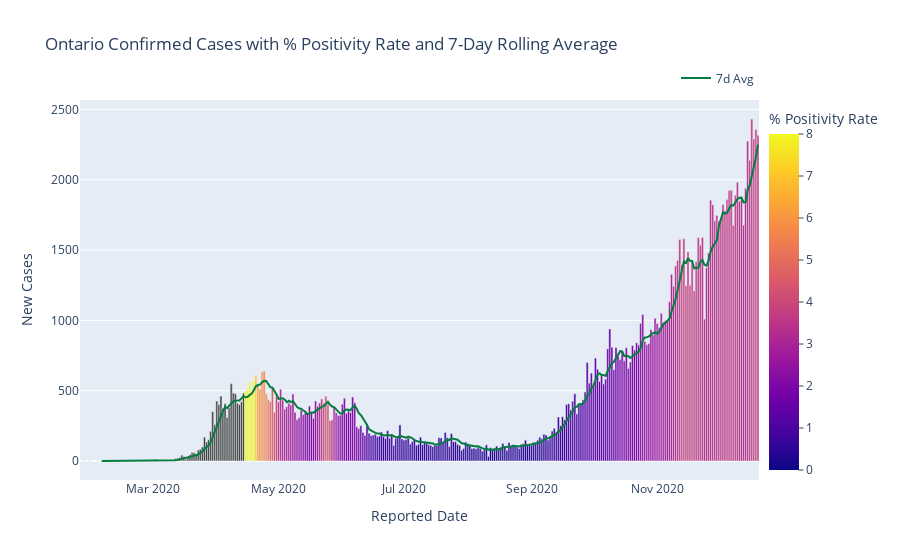

Notebook source saved alongside this figure:
### Code cell
#hide_input

# report daily case load and % positivity

fig_conf = px.bar(df_testing,
              x='Reported Date',
              y='New Cases',
              color='7 Day Avg Percent Positivity', range_color=[0,8],
              title='Ontario Confirmed Cases with % Positivity Rate and 7-Day Rolling Average',
              labels={'7 Day Avg Percent Positivity': '% Positivity Rate'}
              )
fig_conf.update_layout(bargap=0)

fig_conf.update_layout(coloraxis_colorbar=dict(yanchor="top", y=1, x=1,
                                          ticks="outside",
                                          ticksuffix=""))

fig_conf.add_trace(go.Scatter(
    x=df_testing['Reported Date'],
    y=df_testing['New Cases 7 Day Average'],
    mode='lines',
    name='7d Avg',
    line=dict(color="#057D41", dash="solid")
    ))

fig_conf.update_layout(legend=dict(
    orientation="h",
    yanchor="bottom",
    y=1.02,
    xanchor="right",
    x=1,))

### Figure 1 — Plotly figure (JSON) as saved in the notebook; plotly's stock layout.template omitted (floating-point values rounded to 4 significant figures; data arrays with more than 128 entries replaced by an {"elided": "..."} marker saying what was removed)
{"data": [{"alignmentgroup": "True", "hovertemplate": "Reported Date=%{x}<br>New Cases=%{y}<br>% Positivity Rate=%{marker.color}<extra></extra>", "legendgroup": "", "marker": {"color": {"elided": "319 float values"}, "coloraxis": "coloraxis"}, "name": "", "offsetgroup": "", "orientation": "v", "showlegend": false, "textposition": "auto", "type": "bar", "x": {"elided": "319 str values"}, "xaxis": "x", "y": {"elided": "319 int values"}, "yaxis": "y"}, {"line": {"color": "#057D41", "dash": "solid"}, "mode": "lines", "name": "7d Avg", "type": "scatter", "x": {"elided": "319 str values"}, "y": {"elided": "319 int values"}}], "layout": {"autosize": true, "bargap": 0, "barmode": "relative", "coloraxis": {"cmax": 8, "cmin": 0, "colorbar": {"ticks": "outside", "ticksuffix": "", "title": {"text": "% Positivity Rate"}, "x": 1, "y": 1, "yanchor": "top"}, "colorscale": [[0, "#0d0887"], [0.1111, "#46039f"], [0.2222, "#7201a8"], [0.3333, "#9c179e"], [0.4444, "#bd3786"], [0.5556, "#d8576b"], [0.6667, "#ed7953"], [0.7778, "#fb9f3a"], [0.8889, "#fdca26"], [1, "#f0f921"]]}, "legend": {"orientation": "h", "tracegroupgap": 0, "x": 1, "xanchor": "right", "y": 1.02, "yanchor": "bottom"}, "title": {"text": "Ontario Confirmed Cases with % Positivity Rate and 7-Day Rolling Average"}, "xaxis": {"anchor": "y", "autorange": true, "domain": [0, 1], "range": ["2020-01-25 12:00", "2020-12-20 12:00"], "title": {"text": "Reported Date"}, "type": "date"}, "yaxis": {"anchor": "x", "autorange": true, "domain": [0, 1], "range": [-135.1, 2567.0], "title": {"text": "New Cases"}, "type": "linear"}}}
